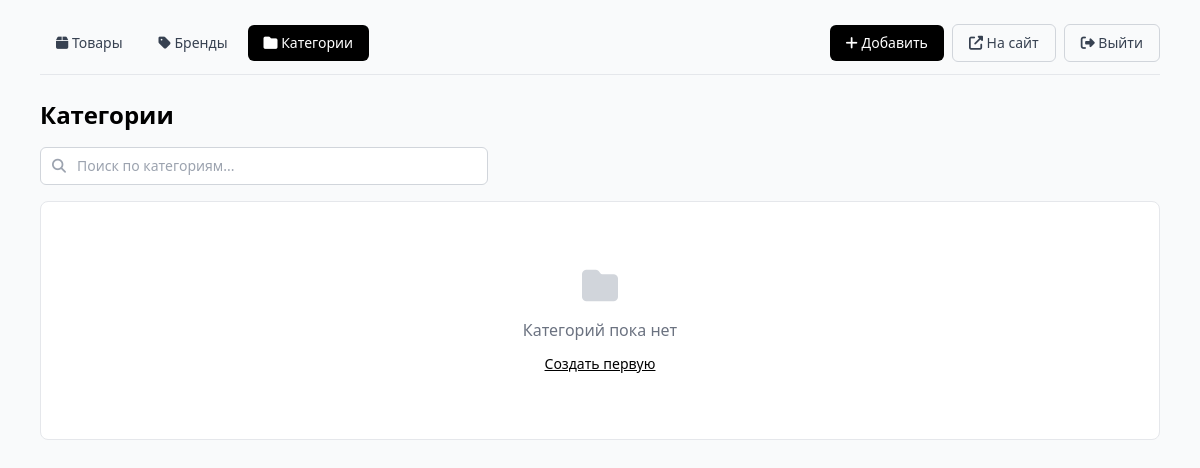
Before: /admin/categories (signed in) with the older database file.
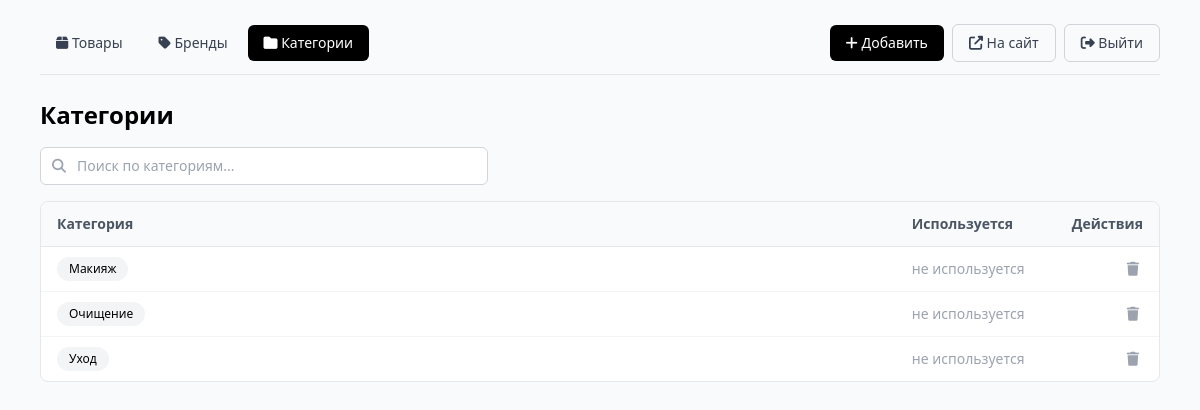
After: the same page with the newer database file.
### app/models.py (models this page shows)
class Category(Base):
    __tablename__ = "categories"
    id = Column(Integer, primary_key=True, index=True)
    name = Column(String(100), unique=True, nullable=False, index=True)

### app/main.py (the view)
@app.get("/admin/categories", response_class=HTMLResponse)
async def admin_categories(request: Request, db: Session = Depends(get_db), _: bool = Depends(require_admin)):
    categories = db.query(Category).order_by(Category.name).all()
    counts = {c.name: len(c.products) for c in categories}
    return admin_templates.TemplateResponse("categories.html", {
        "request": request,
        "categories": categories,
        "counts": counts,
    })

### app/templates/admin/categories.html (shortened to what this page needs)
{% extends "base.html" %}
{% block admin_action %}
<button type="button" onclick="openCreateDialog()"
        class="bg-black text-white px-4 py-2 rounded-md hover:opacity-90 text-sm">
    <i class="fas fa-plus"></i> Добавить
</button>
{% endblock %}
{% block admin_content %}
<h1 class="text-2xl font-semibold mb-4">Категории</h1>
<div class="relative mb-4 max-w-md">
    <i class="fas fa-search absolute left-3 top-1/2 -translate-y-1/2 text-gray-400 text-sm"></i>
    <input type="search" id="search-input" placeholder="Поиск по категориям..."
           autocomplete="off"
           oninput="filterRows()"
           class="w-full border border-gray-300 rounded-md pl-9 pr-3 py-2 text-sm focus:outline-none focus:ring-2 focus:ring-black">
</div>
{% if categories %}
<div class="bg-white border border-gray-200 rounded-lg overflow-hidden">
    <table class="w-full text-sm">
        <thead class="bg-gray-50 border-b border-gray-200 text-left text-gray-600">
            <tr>
                <th class="px-4 py-3">Категория</th>
                <th class="px-4 py-3 w-40">Используется</th>
                <th class="px-4 py-3 w-24 text-right">Действия</th>
            </tr>
        </thead>
        <tbody>
            {% for c in categories %}
            <tr class="border-b border-gray-100 last:border-0 hover:bg-gray-50 row-item"
                data-name="{{ c.name|lower }}">
                <td class="px-4 py-2">
                    <span class="inline-block px-3 py-1 bg-gray-100 rounded-full text-xs">{{ c.name }}</span>
                </td>
                <td class="px-4 py-2 text-gray-600">
                    {% set n = counts.get(c.name, 0) %}
                    {% if n %}
                        {{ n }} {{ "товар" if n == 1 else ("товара" if n < 5 else "товаров") }}
                    {% else %}
                        <span class="text-gray-400">не используется</span>
                    {% endif %}
                </td>
                <td class="px-4 py-2 text-right">
                    <form method="post" action="/admin/categories/{{ c.id }}/delete"
                          onsubmit="return confirm('Удалить категорию «{{ c.name }}»? Она будет убрана из всех товаров.');"
                          class="inline">
                        <button type="submit"
                                class="text-gray-400 hover:text-red-500 p-1" title="Удалить">
                            <i class="fas fa-trash"></i>
                        </button>
                    </form>
                </td>
            </tr>
            {% endfor %}
        </tbody>
    </table>
</div>
{% else %}
<div class="text-center py-16 bg-white border border-gray-200 rounded-lg">
    <i class="fas fa-folder text-4xl text-gray-300 mb-3"></i>
    <p class="text-gray-500">Категорий пока нет</p>
    <button type="button" onclick="openCreateDialog()"
            class="inline-block mt-3 text-sm text-black underline">Создать первую</button>
</div>
{% endif %}
{% endblock %}

Changed rows visible on the page:
added Category: name "Макияж"
added Category: name "Очищение"
added Category: name "Уход"
Other visible differences:
text no longer shown: "Категорий пока нет Создать первую"
text now shown: "Категория Используется Действия"
